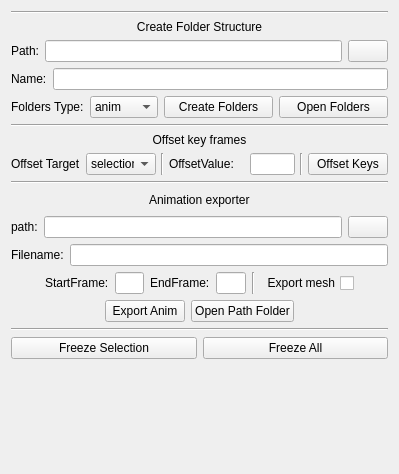
         <widget class="QWidget" name="scrollAreaWidgetContents_3">
          <property name="enabled">
           <bool>true</bool>
          </property>
          <property name="geometry">
           <rect>
            <x>0</x>
            <y>0</y>
            <width>399</width>
            <height>474</height>
           </rect>
          </property>
          <property name="sizePolicy">
           <sizepolicy hsizetype="Ignored" vsizetype="Preferred">
            <horstretch>0</horstretch>
            <verstretch>0</verstretch>
           </sizepolicy>
          </property>
          <layout class="QVBoxLayout" name="verticalLayout_11">
           <item>
            <widget class="Line" name="line_13">
             <property name="orientation">
              <enum>Qt::Horizontal</enum>
             </property>
            </widget>
           </item>
           <item>
            <widget class="QLabel" name="label_27">
             <property name="text">
              <string>Create Folder Structure</string>
             </property>
             <property name="alignment">
              <set>Qt::AlignCenter</set>
             </property>
            </widget>
           </item>
           <item>
            <layout class="QHBoxLayout" name="pathHLayout_6">
             <item>
              <layout class="QFormLayout" name="formLayout_11">
               <item row="0" column="0">
                <widget class="QLabel" name="label_28">
                 <property name="text">
                  <string>Path:</string>
                 </property>
                </widget>
               </item>
               <item row="0" column="1">
                <widget class="QLineEdit" name="createAnimFoldersPath_lne"/>
               </item>
              </layout>
             </item>
             <item>
              <widget class="QPushButton" name="getCreateAnimFoldersPath_btn">
               <property name="text">
                <string/>
               </property>
              </widget>
             </item>
            </layout>
           </item>
           <item>
            <layout class="QFormLayout" name="formLayout_13">
             <item row="0" column="0">
              <widget class="QLabel" name="label_30">
               <property name="text">
                <string>Name:</string>
               </property>
              </widget>
             </item>
             <item row="0" column="1">
              <widget class="QLineEdit" name="createAnimFoldersName_lne"/>
             </item>
            </layout>
           </item>
           <item>
            <layout class="QHBoxLayout" name="horizontalLayout_23">
             <item>
              <layout class="QFormLayout" name="formLayout_14">
               <item row="2" column="0">
                <widget class="QLabel" name="label_31">
                 <property name="text">
                  <string>Folders Type:</string>
                 </property>
                </widget>
               </item>
               <item row="2" column="1">
                <widget class="QComboBox" name="createAnimFolders_cbx">
                 <property name="maximumSize">
                  <size>
                   <width>70</width>
                   <height>16777215</height>
                  </size>
                 </property>
                 <item>
                  <property name="text">
                   <string>anim</string>
                  </property>
                 </item>
                 <item>
                  <property name="text">
                   <string>project</string>
                  </property>
                 </item>
                </widget>
               </item>
              </layout>
             </item>
             <item>
              <widget class="QPushButton" name="createAnimFolders_btn">
               <property name="text">
                <string>Create Folders</string>
               </property>
              </widget>
             </item>
             <item>
              <widget class="QPushButton" name="openAnimFolders_btn">
               <property name="text">
                <string>Open Folders</string>
               </property>
              </widget>
             </item>
            </layout>
           </item>
           <item>
            <widget class="Line" name="line_5">
             <property name="orientation">
              <enum>Qt::Horizontal</enum>
             </property>
            </widget>
           </item>
           <item>
            <widget class="QLabel" name="label_24">
             <property name="text">
              <string>Offset key frames</string>
             </property>
             <property name="alignment">
              <set>Qt::AlignCenter</set>
             </property>
            </widget>
           </item>
           <item>
            <layout class="QHBoxLayout" name="horizontalLayout_15">
             <property name="spacing">
              <number>5</number>
             </property>
             <item>
              <layout class="QFormLayout" name="formLayout_10">
               <item row="2" column="0">
                <widget class="QLabel" name="label_25">
                 <property name="text">
                  <string>Offset Target</string>
                 </property>
                </widget>
               </item>
               <item row="2" column="1">
                <widget class="QComboBox" name="animKeyOffsetTarget_cbx">
                 <property name="maximumSize">
                  <size>
                   <width>70</width>
                   <height>16777215</height>
                  </size>
                 </property>
                 <item>
                  <property name="text">
                   <string>selection</string>
                  </property>
                 </item>
                 <item>
                  <property name="text">
                   <string>all</string>
                  </property>
                 </item>
                </widget>
               </item>
              </layout>
             </item>
             <item>
              <widget class="Line" name="line_11">
               <property name="orientation">
                <enum>Qt::Vertical</enum>
               </property>
              </widget>
             </item>
             <item>
              <widget class="QLabel" name="label_26">
               <property name="text">
                <string>OffsetValue:</string>
               </property>
              </widget>
             </item>
             <item>
              <widget class="QLineEdit" name="animKeyOffsetValue_lne">
               <property name="maximumSize">
                <size>
                 <width>45</width>
                 <height>16777215</height>
                </size>
               </property>
              </widget>
             </item>
             <item>
              <widget class="Line" name="line_12">
               <property name="orientation">
                <enum>Qt::Vertical</enum>
               </property>
              </widget>
             </item>
             <item>
              <widget class="QPushButton" name="animKeyOffset_btn">
               <property name="text">
                <string>Offset Keys</string>
               </property>
              </widget>
             </item>
            </layout>
           </item>
           <item>
            <widget class="Line" name="line_10">
             <property name="orientation">
              <enum>Qt::Horizontal</enum>
             </property>
            </widget>
           </item>
           <item>
            <layout class="QHBoxLayout" name="horizontalLayout_16">
             <item>
              <spacer name="horizontalSpacer_16">
               <property name="orientation">
                <enum>Qt::Horizontal</enum>
               </property>
               <property name="sizeHint" stdset="0">
                <size>
                 <width>40</width>
                 <height>20</height>
                </size>
               </property>
              </spacer>
             </item>
             <item>
              <widget class="QLabel" name="label_9">
               <property name="text">
                <string>Animation exporter</string>
               </property>
              </widget>
             </item>
             <item>
              <spacer name="horizontalSpacer_17">
               <property name="orientation">
                <enum>Qt::Horizontal</enum>
               </property>
               <property name="sizeHint" stdset="0">
                <size>
                 <width>40</width>
                 <height>20</height>
                </size>
               </property>
              </spacer>
             </item>
            </layout>
           </item>
           <item>
            <layout class="QHBoxLayout" name="pathHLayout_2">
             <item>
              <layout class="QFormLayout" name="formLayout_5">
               <item row="0" column="0">
                <widget class="QLabel" name="label_10">
                 <property name="text">
                  <string>path:</string>
                 </property>
                </widget>
               </item>
               <item row="0" column="1">
                <widget class="QLineEdit" name="animSavePath_lne"/>
               </item>
              </layout>
             </item>
             <item>
              <widget class="QPushButton" name="getSaveAnimPath_btn">
               <property name="text">
                <string/>
               </property>
              </widget>
             </item>
            </layout>
           </item>
           <item>
            <layout class="QHBoxLayout" name="pathHLayout_4">
             <item>
              <layout class="QFormLayout" name="formLayout_7">
               <item row="0" column="0">
                <widget class="QLabel" name="label_17">
                 <property name="text">
                  <string>Filename:</string>
                 </property>
                </widget>
               </item>
               <item row="0" column="1">
                <widget class="QLineEdit" name="animFileName_lne"/>
               </item>
              </layout>
             </item>
            </layout>
           </item>
           <item>
            <layout class="QHBoxLayout" name="horizontalLayout_19">
             <item>
              <spacer name="horizontalSpacer_19">
               <property name="orientation">
                <enum>Qt::Horizontal</enum>
               </property>
               <property name="sizeHint" stdset="0">
                <size>
                 <width>40</width>
                 <height>20</height>
                </size>
               </property>
              </spacer>
             </item>
             <item>
              <widget class="QLabel" name="label_18">
               <property name="text">
                <string>StartFrame:</string>
               </property>
              </widget>
             </item>
             <item>
              <widget class="QLineEdit" name="startFrame_lne">
               <property name="maximumSize">
                <size>
                 <width>35</width>
                 <height>16777215</height>
                </size>
               </property>
              </widget>
             </item>
             <item>
              <widget class="QLabel" name="label_20">
               <property name="text">
                <string>EndFrame:</string>
               </property>
              </widget>
             </item>
             <item>
              <widget class="QLineEdit" name="endFrame_lne">
               <property name="maximumSize">
                <size>
                 <width>35</width>
                 <height>16777215</height>
                </size>
               </property>
              </widget>
             </item>
             <item>
              <widget class="Line" name="line_6">
               <property name="orientation">
                <enum>Qt::Vertical</enum>
               </property>
              </widget>
             </item>
             <item>
              <widget class="QCheckBox" name="exportMesh_cbx">
               <property name="layoutDirection">
                <enum>Qt::RightToLeft</enum>
               </property>
               <property name="text">
                <string>Export mesh</string>
               </property>
              </widget>
             </item>
             <item>
              <spacer name="horizontalSpacer_20">
               <property name="orientation">
                <enum>Qt::Horizontal</enum>
               </property>
               <property name="sizeHint" stdset="0">
                <size>
                 <width>40</width>
                 <height>20</height>
                </size>
               </property>
              </spacer>
             </item>
            </layout>
           </item>
           <item>
            <layout class="QHBoxLayout" name="horizontalLayout_33">
             <item>
              <spacer name="horizontalSpacer_18">
               <property name="orientation">
                <enum>Qt::Horizontal</enum>
               </property>
               <property name="sizeHint" stdset="0">
                <size>
                 <width>40</width>
                 <height>20</height>
                </size>
               </property>
              </spacer>
             </item>
             <item>
              <widget class="QPushButton" name="exportAnim_btn">
               <property name="text">
                <string>Export Anim</string>
               </property>
              </widget>
             </item>
             <item>
              <widget class="QPushButton" name="openAnimPathFolder_btn">
               <property name="text">
                <string>Open Path Folder</string>
               </property>
              </widget>
             </item>
             <item>
              <spacer name="horizontalSpacer_40">
               <property name="orientation">
                <enum>Qt::Horizontal</enum>
               </property>
               <property name="sizeHint" stdset="0">
                <size>
                 <width>40</width>
                 <height>20</height>
                </size>
               </property>
              </spacer>
             </item>
            </layout>
           </item>
           <item>
            <widget class="Line" name="line_7">
             <property name="orientation">
              <enum>Qt::Horizontal</enum>
             </property>
            </widget>
           </item>
           <item>
            <layout class="QGridLayout" name="gridLayout">
             <item row="0" column="1">
              <widget class="QPushButton" name="freezeAllCtrls_btn">
               <property name="text">
                <string>Freeze All</string>
               </property>
              </widget>
             </item>
             <item row="0" column="0">
              <widget class="QPushButton" name="freezeSelCtrls_btn">
               <property name="text">
                <string>Freeze Selection</string>
               </property>
              </widget>
             </item>
            </layout>
           </item>
           <item>
            <spacer name="verticalSpacer">
             <property name="orientation">
              <enum>Qt::Vertical</enum>
             </property>
             <property name="sizeHint" stdset="0">
              <size>
               <width>20</width>
               <height>40</height>
              </size>
             </property>
            </spacer>
           </item>
          </layout>
         </widget>
